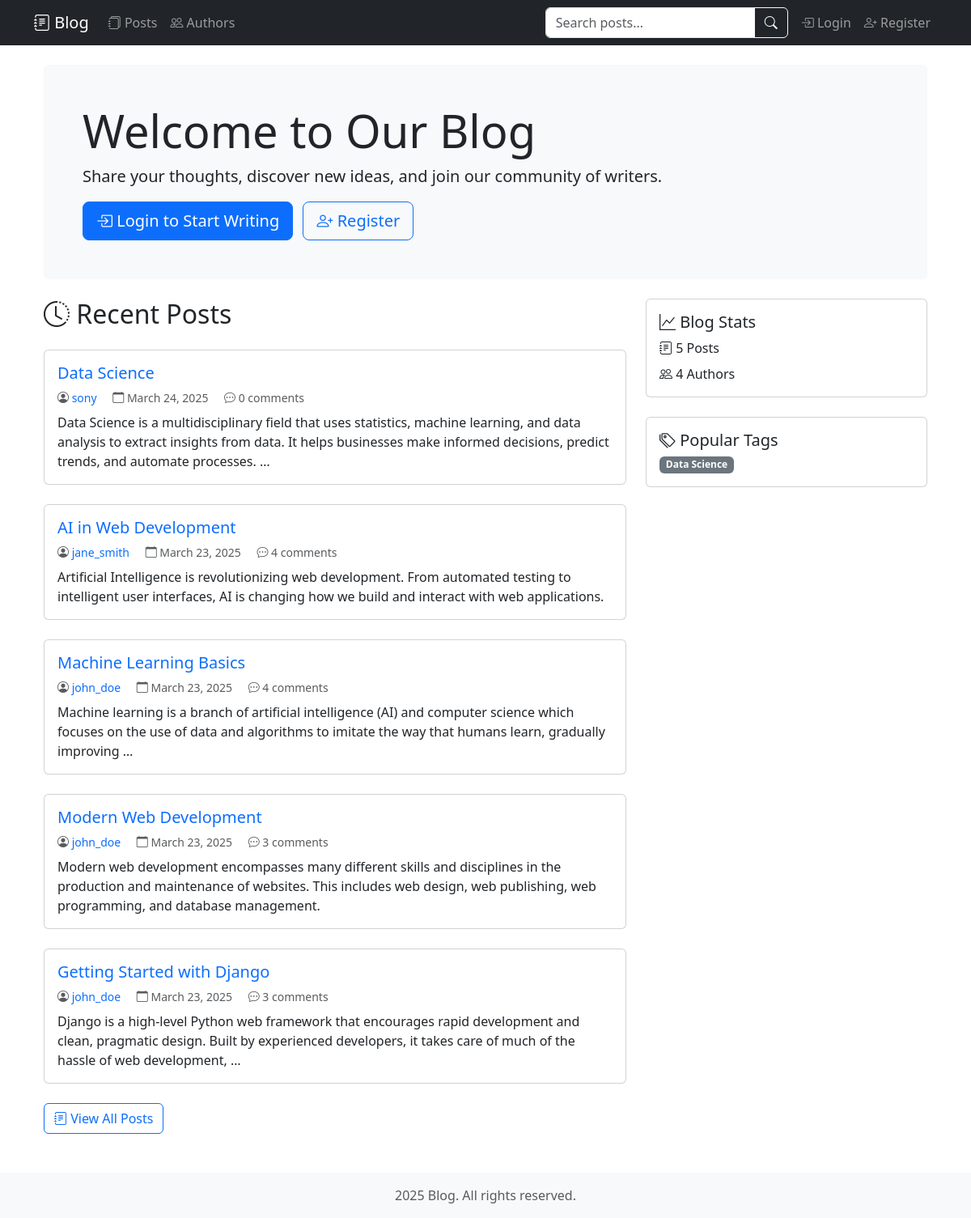
Screenshot of /blog/ with the database file from the repository.
### blog/models.py (models this page shows, shortened)
class BlogPost(models.Model):
    title = models.CharField(max_length=200)
    author = models.ForeignKey(BlogAuthor, on_delete=models.CASCADE)
    content = models.TextField(help_text="Write your blog post here.")
    post_date = models.DateTimeField(default=timezone.now)
    tags = models.ManyToManyField(Tag, blank=True, related_name='posts')
    class Meta:
        ordering = ['-post_date']

class BlogAuthor(models.Model):
    user = models.OneToOneField(User, on_delete=models.CASCADE)
    bio = models.TextField(max_length=1000, help_text="Enter your bio details here.")
    def __str__(self):
        return self.user.username

class Tag(models.Model):
    name = models.CharField(max_length=50, unique=True)
    slug = models.SlugField(max_length=50, unique=True)
    class Meta:
        ordering = ['name']

### blog/views.py (the view)
# urls.py: path('', views.index, name='index'),
def index(request):
    num_blogs = BlogPost.objects.count()
    num_authors = BlogAuthor.objects.count()
    recent_posts = BlogPost.objects.order_by('-post_date')[:5]
    popular_tags = Tag.objects.all()[:10]
    for tag in popular_tags:
        if not tag.slug:
            tag.save()
    context = {
        'num_blogs': num_blogs,
        'num_authors': num_authors,
        'recent_posts': recent_posts,
        'popular_tags': popular_tags,
    }
    return render(request, 'blog/index.html', context=context)

### blog/templates/blog/index.html (shortened to what this page needs)
{% extends "base.html" %}
{% block content %}
<div class="container">
    <div class="jumbotron bg-light p-5 mb-4 rounded">
        <h1 class="display-4">Welcome to Our Blog</h1>
        <p class="lead">Share your thoughts, discover new ideas, and join our community of writers.</p>
        {% if user.is_authenticated %}
            <a href="{% url 'post-create' %}" class="btn btn-primary btn-lg">
                <i class="bi bi-plus-circle"></i> Create New Post
            </a>
        {% else %}
            <a href="{% url 'login' %}" class="btn btn-primary btn-lg">
                <i class="bi bi-box-arrow-in-right"></i> Login to Start Writing
            </a>
            <a href="{% url 'register' %}" class="btn btn-outline-primary btn-lg ms-2">
                <i class="bi bi-person-plus"></i> Register
            </a>
        {% endif %}
    </div>
    <div class="row">
        <div class="col-md-8">
            <h2 class="mb-4"><i class="bi bi-clock-history"></i> Recent Posts</h2>
            {% if recent_posts %}
                {% for post in recent_posts %}
                <div class="card mb-4">
                    <div class="card-body">
                        <h3 class="card-title h5">
                            <a href="{% url 'post-detail' post.pk %}" class="text-decoration-none">{{ post.title }}</a>
                        </h3>
                        <div class="card-text small text-muted mb-2">
                            <i class="bi bi-person-circle"></i>
                            <a href="{% url 'blogger-detail' post.author.pk %}" class="text-decoration-none">{{ post.author }}</a>
                            <span class="ms-3">
                                <i class="bi bi-calendar"></i> {{ post.post_date|date }}
                            </span>
                            <span class="ms-3">
                                <i class="bi bi-chat-dots"></i> {{ post.comment_set.count }} comments
                            </span>
                        </div>
                        <p class="card-text">{{ post.content|truncatewords:30 }}</p>
                    </div>
                </div>
                {% endfor %}
                <a href="{% url 'blogs' %}" class="btn btn-outline-primary">
                    <i class="bi bi-journal-text"></i> View All Posts
                </a>
            {% endif %}
        </div>
        <div class="col-md-4">
            <div class="card mb-4">
                <div class="card-body">
                    <h3 class="card-title h5"><i class="bi bi-graph-up"></i> Blog Stats</h3>
                    <ul class="list-unstyled mb-0">
                        <li class="mb-2">
                            <i class="bi bi-journal-text"></i> {{ num_blogs }} Posts
                        </li>
                        <li>
                            <i class="bi bi-people"></i> {{ num_authors }} Authors
                        </li>
                    </ul>
                </div>
            </div>
            {% if popular_tags %}
            <div class="card">
                <div class="card-body">
                    <h3 class="card-title h5"><i class="bi bi-tags"></i> Popular Tags</h3>
                    <div class="d-flex flex-wrap gap-2">
                        {% for tag in popular_tags %}
                        <a href="{% url 'tag-posts' slug=tag.slug %}" class="badge bg-secondary text-decoration-none">{{ tag.name }}</a>
                        {% endfor %}
                    </div>
                </div>
            </div>
            {% endif %}
        </div>
    </div>
</div>
{% endblock %}

### blog/templates/base.html (shortened to what this page needs)
<!DOCTYPE html>
<html lang="en">
<head>
    <link href="https://cdn.jsdelivr.net/npm/bootstrap@5.3.0/dist/css/bootstrap.min.css" rel="stylesheet">
    <link rel="stylesheet" href="https://cdn.jsdelivr.net/npm/bootstrap-icons@1.7.2/font/bootstrap-icons.css">
</head>
<body>
    <nav class="navbar navbar-expand-lg navbar-dark bg-dark mb-4">
        <div class="container">
            <a class="navbar-brand" href="{% url 'index' %}">
                <i class="bi bi-journal-text"></i> Blog
            </a>
            <div class="collapse navbar-collapse" id="navbarNav">
                <ul class="navbar-nav me-auto">
                    <li class="nav-item">
                        <a class="nav-link" href="{% url 'blogs' %}">
                            <i class="bi bi-journals"></i> Posts
                        </a>
                    </li>
                    <li class="nav-item">
                        <a class="nav-link" href="{% url 'bloggers' %}">
                            <i class="bi bi-people"></i> Authors
                        </a>
                    </li>
                </ul>
                <form class="d-flex navbar-search mx-2" action="{% url 'search' %}" method="get">
                    <div class="input-group">
                        <input type="search"
                               name="q"
                               class="form-control"
                               placeholder="Search posts..."
                               aria-label="Search"
                               value="{{ request.GET.q|default:'' }}">
                        <button class="btn btn-outline-light" type="submit">
                            <i class="bi bi-search"></i>
                        </button>
                    </div>
                </form>
                <ul class="navbar-nav">
                    {% if user.is_authenticated %}
                    <li class="nav-item">
                        <a class="nav-link" href="{% url 'post-create' %}">
                            <i class="bi bi-plus-circle"></i> New Post
                        </a>
                    </li>
                    <li class="nav-item">
                        <form method="post" action="{% url 'logout' %}" class="d-inline">
                            {% csrf_token %}
                            <button type="submit" class="btn btn-link nav-link">
                                <i class="bi bi-box-arrow-right"></i> Logout
                            </button>
                        </form>
                    </li>
                    {% else %}
                    <li class="nav-item">
                        <a class="nav-link" href="{% url 'login' %}?next={{ request.path }}">
                            <i class="bi bi-box-arrow-in-right"></i> Login
                        </a>
                    </li>
                    <li class="nav-item">
                        <a class="nav-link" href="{% url 'register' %}">
                            <i class="bi bi-person-plus"></i> Register
                        </a>
                    </li>
                    {% endif %}
                </ul>
            </div>
        </div>
    </nav>
    <div class="container">
        {% block content %}{% endblock %}
    </div>
    <footer class="footer mt-5 py-3 bg-light">
        <div class="container text-center">
            <span class="text-muted">  {% now "Y" %} Blog. All rights reserved.</span>
        </div>
    </footer>
</body>
</html>

### blog/templates/base.html (style rules this page uses)
.navbar-search { width: 300px; }

### rows the page displays
BlogPost: title "Data Science", author "sony", post_date "March 24, 2025", comment_set.count "0", content "Data Science is a multidisciplinary field that uses statistics, machine learning, and data analysis to extract insights from data. It helps businesses make informed decisions, predict trends, and automate processes. …"
BlogPost: title "AI in Web Development", author "jane_smith", post_date "March 23, 2025", comment_set.count "4", content "Artificial Intelligence is revolutionizing web development. From automated testing to intelligent user interfaces, AI is changing how we build and interact with web applications."
BlogPost: title "Machine Learning Basics", author "john_doe", post_date "March 23, 2025", comment_set.count "4", content "Machine learning is a branch of artificial intelligence (AI) and computer science which focuses on the use of data and algorithms to imitate the way that humans learn, gradually improving …"
BlogPost: title "Modern Web Development", author "john_doe", post_date "March 23, 2025", comment_set.count "3", content "Modern web development encompasses many different skills and disciplines in the production and maintenance of websites. This includes web design, web publishing, web programming, and database management."
BlogPost: title "Getting Started with Django", author "john_doe", post_date "March 23, 2025", comment_set.count "3", content "Django is a high-level Python web framework that encourages rapid development and clean, pragmatic design. Built by experienced developers, it takes care of much of the hassle of web development, …"
Tag: name "Data Science"

### other values shown
{{ num_blogs }} "5"
{{ num_authors }} "4"
